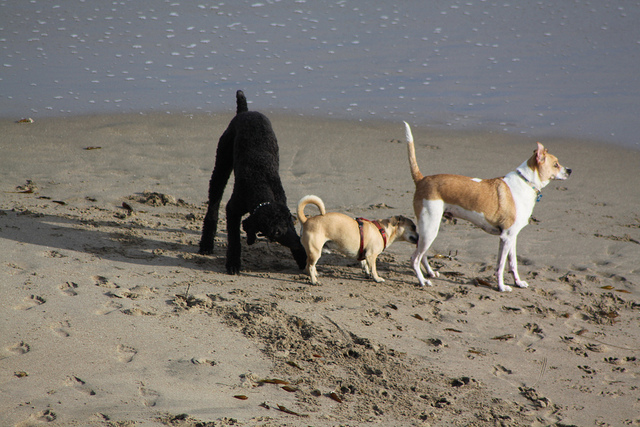
#> input picture mmsegmentation/resources/3dogs.jpg, 640 x 427 px; its folder holds only this picture in this run
$ python -i vis.py   (imports and definitions only)
#> lines starting #> are read from the running program, lines starting #| are printed output that depends on the picture
import os
import cv2
import numpy as np
from PIL import Image
import matplotlib.pyplot as plt
import shutil

# CLAHE 적용 함수
def apply_clahe(image):
    lab = cv2.cvtColor(image, cv2.COLOR_RGB2LAB)
#> lab: shape (427, 640, 3); mean of channels 0, 1, 2 130.6, 129, 133.1
    l, a, b = cv2.split(lab)
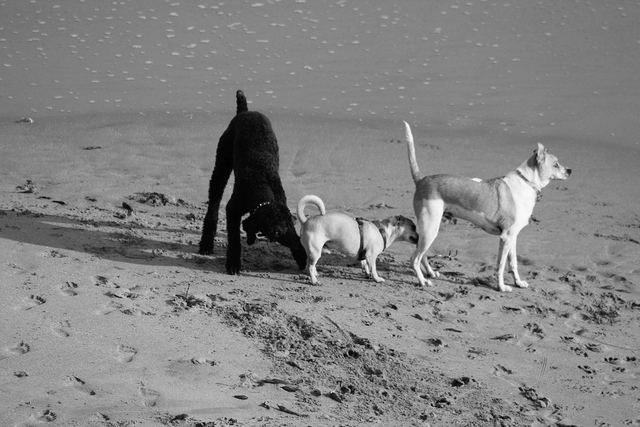
#> l: shape (427, 640); min 0, max 254, mean 130.6
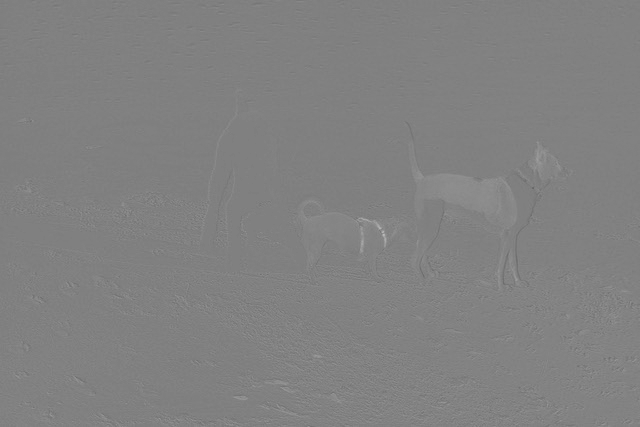
#> a: shape (427, 640); min 103, max 188, mean 129
    clahe = cv2.createCLAHE(clipLimit=2.0, tileGridSize=(8, 8))
    cl = clahe.apply(l)
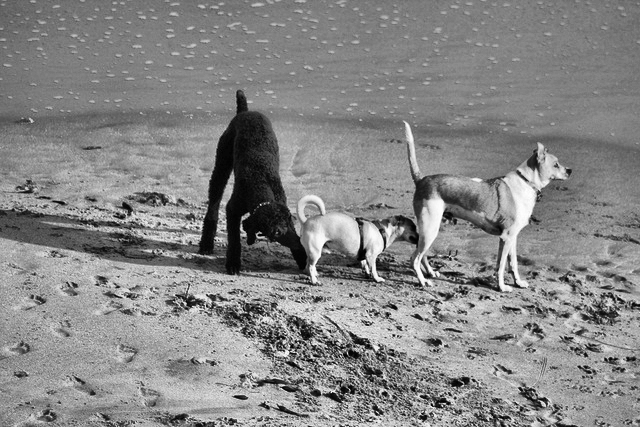
#> cl: shape (427, 640); min 0, max 255, mean 134.2
    lab_clahe = cv2.merge((cl, a, b))
#> lab_clahe: shape (427, 640, 3); mean of channels 0, 1, 2 134.2, 129, 133.1
    return cv2.cvtColor(lab_clahe, cv2.COLOR_LAB2RGB)
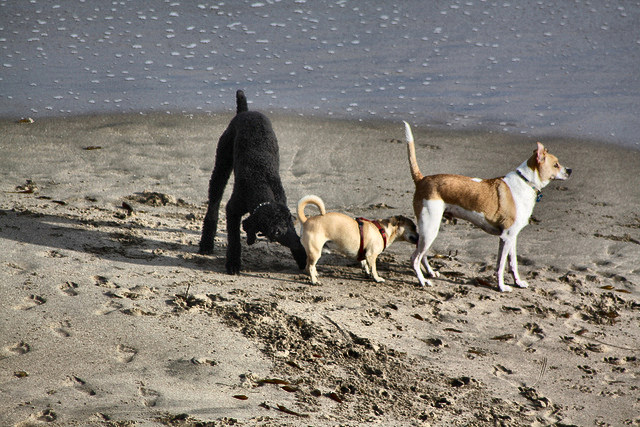
#> returned value: shape (427, 640, 3); mean R, G, B 131.9, 126.2, 118.2

# 시각화 및 저장 함수
# [53 lines left out: functions visualize_and_save, main, not called in this run]

# [6 lines not run here, left out]

>>> import cv2
>>> picture = cv2.cvtColor(cv2.imread('../mmsegmentation/resources/3dogs.jpg'), cv2.COLOR_BGR2RGB)
>>> result = apply_clahe(picture)
